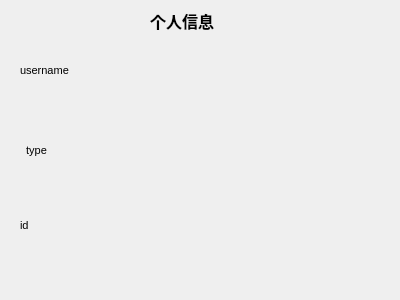
<?xml version="1.0" encoding="UTF-8"?>
<ui version="4.0">
 <class>InfoDlg</class>
 <widget class="QDialog" name="InfoDlg">
  <property name="geometry">
   <rect>
    <x>0</x>
    <y>0</y>
    <width>400</width>
    <height>300</height>
   </rect>
  </property>
  <property name="windowTitle">
   <string>Dialog</string>
  </property>
  <widget class="QLabel" name="idLabel">
   <property name="geometry">
    <rect>
     <x>20</x>
     <y>210</y>
     <width>371</width>
     <height>31</height>
    </rect>
   </property>
   <property name="font">
    <font>
     <pointsize>8</pointsize>
    </font>
   </property>
   <property name="text">
    <string>id</string>
   </property>
  </widget>
  <widget class="QLabel" name="nameLabel">
   <property name="geometry">
    <rect>
     <x>20</x>
     <y>50</y>
     <width>371</width>
     <height>41</height>
    </rect>
   </property>
   <property name="font">
    <font>
     <pointsize>8</pointsize>
    </font>
   </property>
   <property name="text">
    <string>username</string>
   </property>
  </widget>
  <widget class="QLabel" name="titleLabel">
   <property name="geometry">
    <rect>
     <x>150</x>
     <y>10</y>
     <width>141</width>
     <height>21</height>
    </rect>
   </property>
   <property name="font">
    <font>
     <pointsize>12</pointsize>
     <weight>75</weight>
     <bold>true</bold>
    </font>
   </property>
   <property name="text">
    <string>个人信息</string>
   </property>
  </widget>
  <widget class="QLabel" name="typeLabel">
   <property name="geometry">
    <rect>
     <x>20</x>
     <y>130</y>
     <width>371</width>
     <height>41</height>
    </rect>
   </property>
   <property name="font">
    <font>
     <pointsize>8</pointsize>
    </font>
   </property>
   <property name="text">
    <string>  type</string>
   </property>
  </widget>
  <widget class="QLabel" name="label">
   <property name="geometry">
    <rect>
     <x>0</x>
     <y>-1</y>
     <width>401</width>
     <height>301</height>
    </rect>
   </property>
   <property name="text">
    <string/>
   </property>
   <property name="pixmap">
    <pixmap resource="src.qrc">:/bkg2.jpg</pixmap>
   </property>
   <property name="scaledContents">
    <bool>true</bool>
   </property>
  </widget>
  <zorder>label</zorder>
  <zorder>idLabel</zorder>
  <zorder>nameLabel</zorder>
  <zorder>titleLabel</zorder>
  <zorder>typeLabel</zorder>
 </widget>
 <resources>
  <include location="src.qrc"/>
 </resources>
 <connections/>
</ui>
